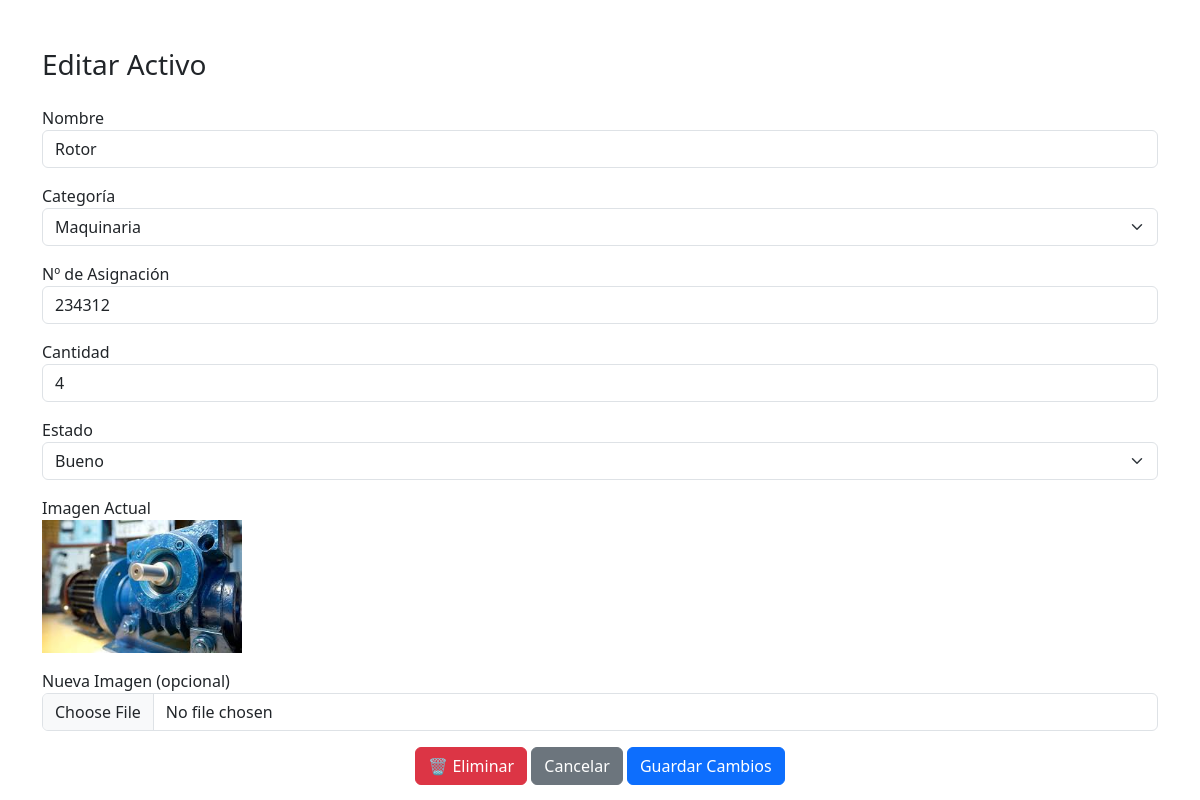
Page /editar_activo.php?id=6 on the committed database.
### tables this page shows
CREATE TABLE `activos` (
  `idactivo` int(11) NOT NULL,
  `nombre` varchar(100) NOT NULL,
  `idcategoria` int(11) NOT NULL,
  `nro_asignacion` varchar(50) DEFAULT NULL,
  `estado` varchar(50) DEFAULT NULL,
  `descripcion` text DEFAULT NULL,
  `cantidad` int(11) DEFAULT 1,
  `img` varchar(255) DEFAULT NULL,
  `fecha_registro` datetime DEFAULT current_timestamp(),
  `idubicacion` int(11) DEFAULT NULL
);

CREATE TABLE `categoria` (
  `idcategoria` int(11) NOT NULL,
  `nombre` varchar(100) NOT NULL
);

### editar_activo.php (the view, shortened to what this page needs)
<?php
include 'db.php';
$id = intval($_GET['id']);
$resultado = $conn->query("SELECT * FROM activos WHERE idactivo = $id");
$activo = $resultado->fetch_assoc();
$categorias = $conn->query("SELECT idcategoria, nombre FROM categoria");
?>
<!DOCTYPE html>
<html lang="es">
<head>
    <link href="https://cdn.jsdelivr.net/npm/bootstrap@5.3.0/dist/css/bootstrap.min.css" rel="stylesheet">
</head>
<body>
<div class="container mt-5">
    <h3 class="mb-4">Editar Activo</h3>
    <form method="POST" enctype="multipart/form-data">
        <div class="mb-3">
            <label>Nombre</label>
            <input type="text" name="nombre" class="form-control" value="<?= htmlspecialchars($activo['nombre']) ?>" required>
        </div>
        <div class="mb-3">
            <label>Categoría</label>
            <select name="categoria_id" class="form-select" required>
                <?php while ($cat = $categorias->fetch_assoc()): ?>
                    <option value="<?= $cat['idcategoria'] ?>" <?= $cat['idcategoria'] == $activo['idcategoria'] ? 'selected' : '' ?>>
                        <?= $cat['nombre'] ?>
                    </option>
                <?php endwhile; ?>
            </select>
        </div>
        <div class="mb-3">
            <label>Nº de Asignación</label>
            <input type="text" name="nro_asignacion" class="form-control" value="<?= htmlspecialchars($activo['nro_asignacion']) ?>">
        </div>
        <div class="mb-3">
            <label>Cantidad</label>
            <input type="number" name="cantidad" class="form-control" value="<?= $activo['cantidad'] ?>" min="0" required>
        </div>
        <div class="mb-3">
            <label>Estado</label>
            <select name="estado" class="form-select" required>
                <?php
                $estados = ['Excelente', 'Bueno', 'Regular', 'Deteriorado', 'Inservible'];
                foreach ($estados as $estado):
                ?>
                    <option value="<?= $estado ?>" <?= $estado == $activo['estado'] ? 'selected' : '' ?>>
                        <?= $estado ?>
                    </option>
                <?php endforeach; ?>
            </select>
        </div>
        <div class="mb-3">
            <label>Imagen Actual</label><br>
            <?php if (!empty($activo['img'])): ?>
                <img src="img/<?= $activo['img'] ?>" alt="Imagen actual" style="max-width: 200px;">
            <?php else: ?>
                <p>No hay imagen</p>
            <?php endif; ?>
        </div>
        <div class="mb-3">
            <label>Nueva Imagen (opcional)</label>
            <input type="file" name="nueva_img" class="form-control" accept=".jpg,.jpeg,.png,.webp,.gif">
        </div>
        <div class="text-center">
            <a href="eliminar_activo_alt.php?id=<?= $activo['idactivo'] ?>" class="btn btn-danger" onclick="return confirm('¿Estás seguro de eliminar este activo?')">🗑️ Eliminar</a>
            <a href="sucursal.php" class="btn btn-secondary">Cancelar</a>
            <button type="submit" class="btn btn-primary">Guardar Cambios</button>
        </div>
    </form>
</div>
</body>
</html>

### rows in the picture
activos: nombre "Rotor", categoria_id "Maquinaria", nro_asignacion "234312", cantidad "4", estado "Bueno", img (picture)
